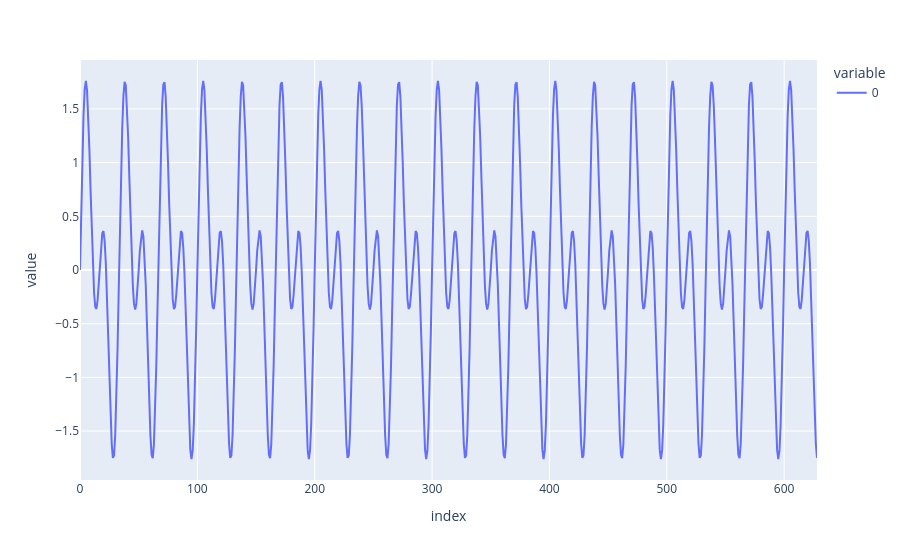
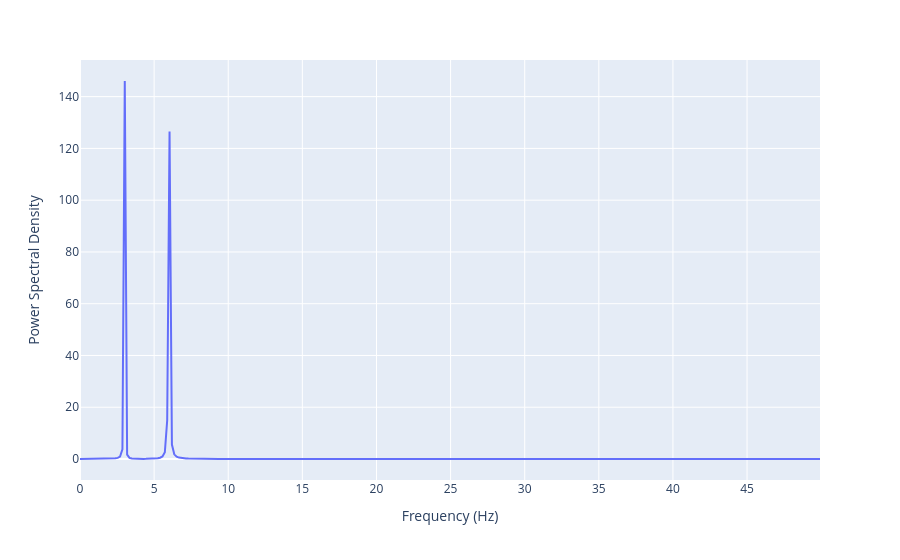

Source (notebook cell) for these figures, in order:
### Markdown cell above
#### Sinusoids

### Code cell
pi = np.pi

time = np.arange(0, 2*pi, 0.01)

signal1 = 1 * np.sin( 2*pi*3 * time + 0)
signal2 = 1 * np.sin( 2*pi*6 * time + 0)

signal = signal1 + signal2

fig = px.line(signal)
fig.show()
spectral(signal, 100)

### Figure 1 — Plotly figure (JSON) as saved in the notebook; plotly's stock layout.template omitted (floating-point values rounded to 4 significant figures; data arrays with more than 128 entries replaced by an {"elided": "..."} marker saying what was removed)
{"data": [{"hovertemplate": "variable=0<br>index=%{x}<br>value=%{y}<extra></extra>", "legendgroup": "0", "line": {"color": "#636efa", "dash": "solid"}, "marker": {"symbol": "circle"}, "mode": "lines", "name": "0", "orientation": "v", "showlegend": true, "type": "scatter", "x": {"elided": "629 int values"}, "xaxis": "x", "y": {"elided": "629 float values"}, "yaxis": "y"}], "layout": {"legend": {"title": {"text": "variable"}, "tracegroupgap": 0}, "margin": {"t": 60}, "xaxis": {"anchor": "y", "domain": [0, 1], "title": {"text": "index"}}, "yaxis": {"anchor": "x", "domain": [0, 1], "title": {"text": "value"}}}}

### Figure 2 — Plotly figure (JSON) as saved in the notebook; plotly's stock layout.template omitted (floating-point values rounded to 4 significant figures; data arrays with more than 128 entries replaced by an {"elided": "..."} marker saying what was removed)
{"data": [{"hovertemplate": "Frequency (Hz)=%{x}<br>Power Spectral Density=%{y}<extra></extra>", "legendgroup": "", "line": {"color": "#636efa", "dash": "solid"}, "marker": {"symbol": "circle"}, "mode": "lines", "name": "", "orientation": "v", "showlegend": false, "type": "scatter", "x": {"elided": "315 float values"}, "xaxis": "x", "y": {"elided": "315 float values"}, "yaxis": "y"}], "layout": {"legend": {"tracegroupgap": 0}, "margin": {"t": 60}, "xaxis": {"anchor": "y", "domain": [0, 1], "title": {"text": "Frequency (Hz)"}}, "yaxis": {"anchor": "x", "domain": [0, 1], "title": {"text": "Power Spectral Density"}}}}
